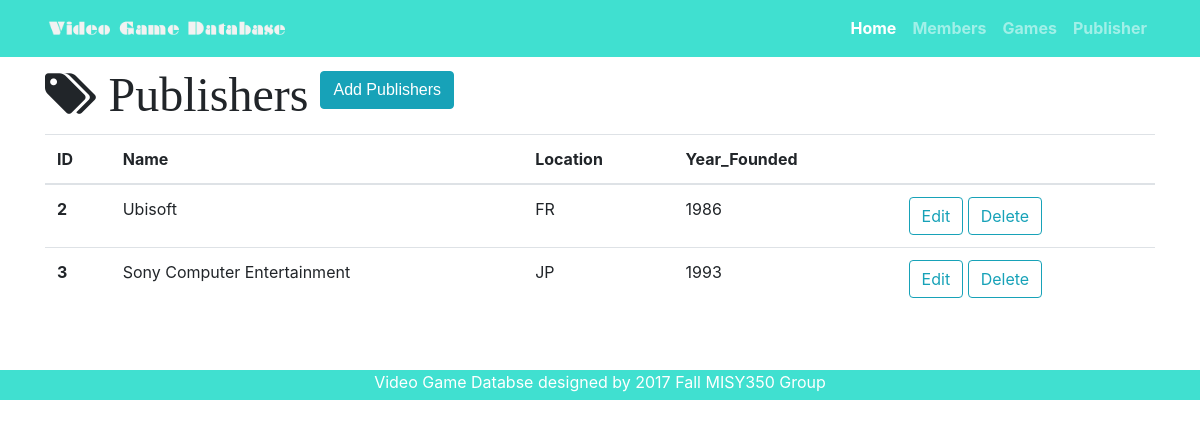
Before: /publishers with the older database file.
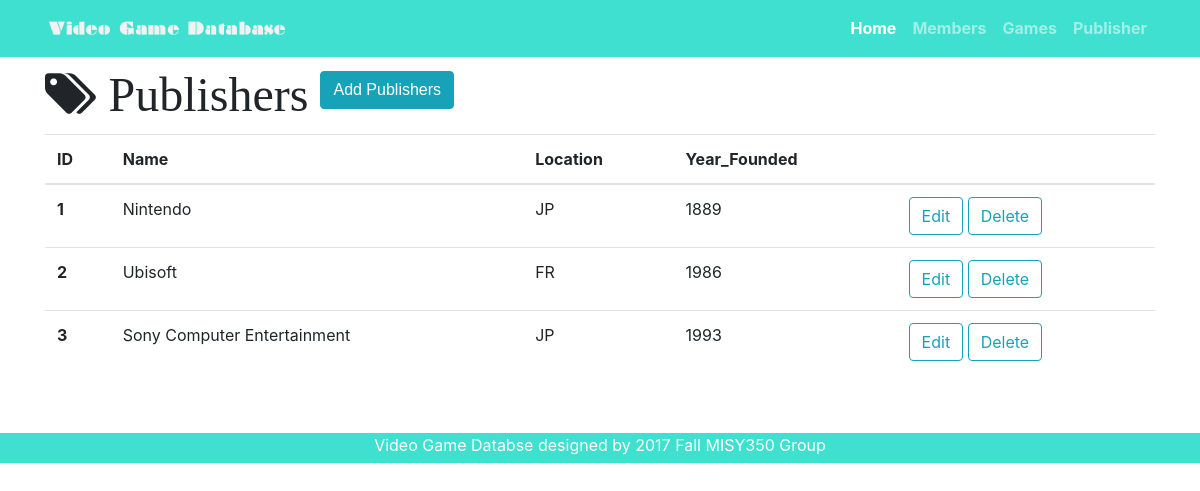
After: the same page with the newer database file.
### videogame.py (models this page shows)
class Publisher(db.Model):
    __tablename__ = 'publishers'
    id = db.Column(db.Integer, primary_key=True)
    name = db.Column(db.String(64))
    location = db.Column(db.CHAR(2))
    year_founded = db.Column(db.Integer)
    publisher = db.relationship('Game', backref='publisher', cascade='delete')

### videogame.py (the view)
@app.route('/publishers')
def publishers():
    publishers = Publisher.query.all()
    return render_template('publishers.html', publishers=publishers)

### templates/publishers.html (shortened to what this page needs)
{% extends "game-base.html" %}
{% block head %}
{{ super () }}
{% endblock %}
{% block page_content %}
<div class="container">
 <i class="fa fa-tags fa-3x" aria-hidden="true"> Publishers
 <a id="add" href="/publisher/add" class="btn btn-info" role="button" aria-disabled="true">Add Publishers</a>
</i> {% if publishers %}
 <table class="table mt-3">
   <thead>
     <tr>
       <th>ID</th>
       <th>Name</th>
       <th>Location</th>
       <th>Year_Founded</th>
       <th></th>
     </tr>
   </thead>
   <tbody>
     {% for publisher in publishers %}
     <tr>
       <th scope="row">{{ publisher.id }}</th>
       <td>{{ publisher.name }}</td>
       <td>{{ publisher.location }}</td>
       <td>{{ publisher.year_founded }}</td>
       <td>
         <a href="/publisher/edit/{{publisher.id}}" class="btn btn-outline-info" role="button" aria-disabled="true">Edit</a>
         <a href="/publisher/delete/{{publisher.id}}" class="btn btn-outline-info" role="button">Delete</a>
       </td>
     </tr>
     {% endfor%}
   </tbody>
 </table>
 {% else %}
 <h3>There is no publishers in the database yet.</h3> {% endif %}
</div>
{% endblock%}

Changed rows visible on the page:
added Publisher: id "1", name "Nintendo", location "JP", year_founded "1889"
